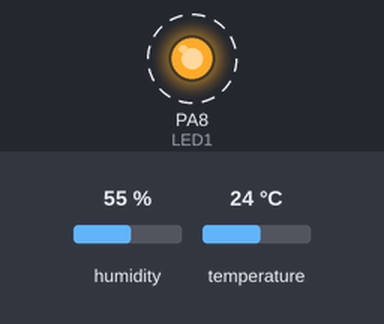
Bench run of a sketch on a simulated STM32 Blue Pill. On the bench: output pins drawn as LEDs (lit = HIGH). Dashed ring = blinking. The inputs (shaded band) are chosen by the test bench; at power-on: humidity 55 %, temperature 24 °C. What the sketch prints to the serial monitor is not drawn.

Above: at 0.2 s.
Timing chart, 0 to 3.5 s (numbered marks = the images above):
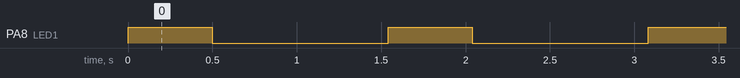

The sketch:

SHT2X_DEMO.ino
```cpp
/**
*	使用SHT2X 模块测试温湿度信息	www.lingzhilab.com
*/

#include "SparkFunHTU21D.h"

#define LED1	PA8

//Create an instance of the object
HTU21D myHumidity;

void setup()
{
  Serial.begin(9600);
  Serial.println("HTU21D Example!");

	pinMode(LED1, OUTPUT);

  myHumidity.begin();
}

void loop()
{
	digitalWrite(LED1, HIGH);
	delay(500);
	digitalWrite(LED1, LOW);

  float humd = myHumidity.readHumidity();
  float temp = myHumidity.readTemperature();

  Serial.print("时间:");
  Serial.print(millis());
  Serial.print(" 温度:");
  Serial.print(temp, 1);
  Serial.print(" °C");
  Serial.print(" 湿度:");
  Serial.print(humd, 1);
  Serial.print("%");

  Serial.println();
  delay(1000);
}
```

Measured:
- by itself, PA8 (LED1): alternates HIGH for 0.50 s and LOW for 1.0 s
